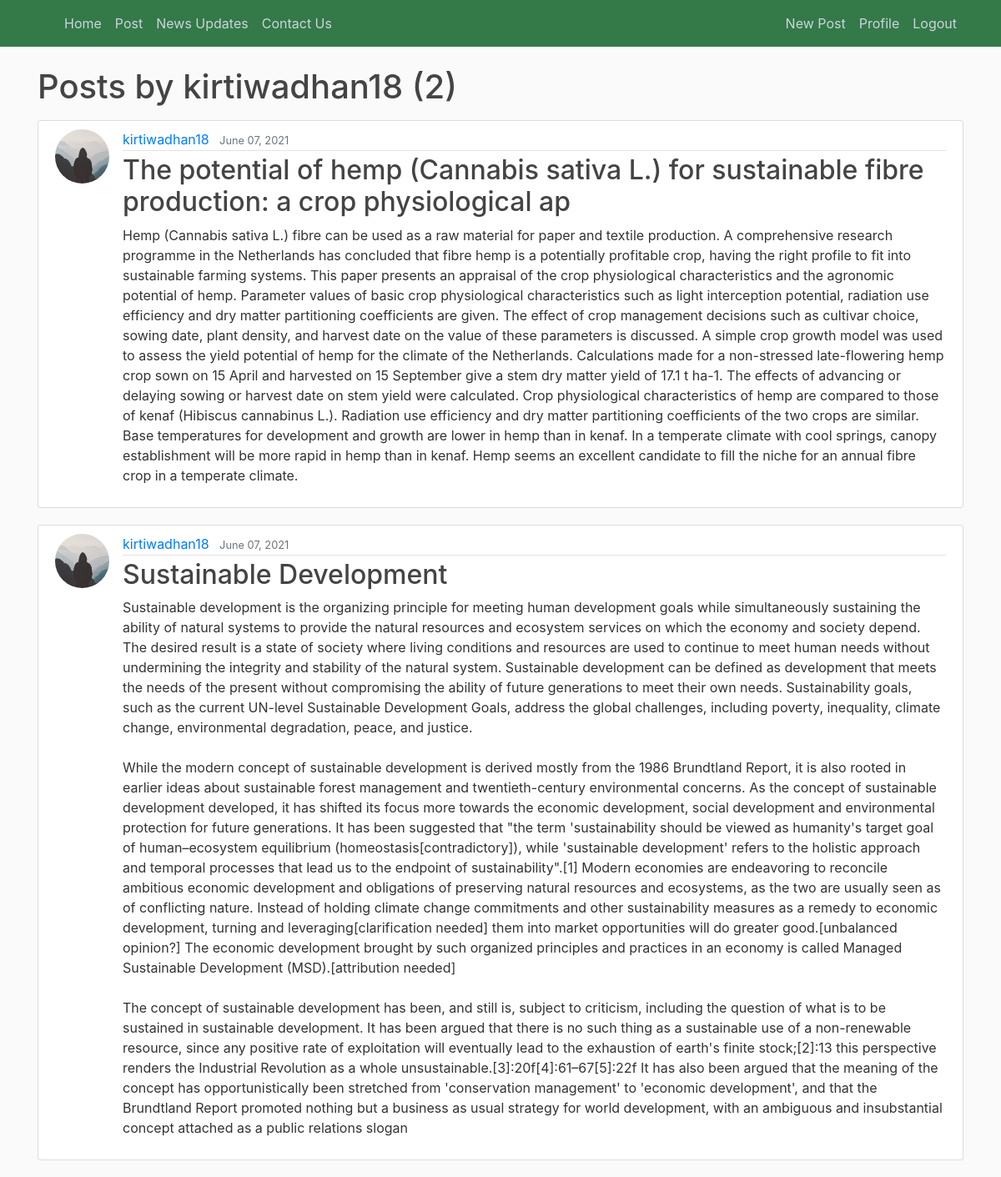
Page /user/kirtiwadhan18 (signed in) on the committed database.
### blog/models.py (models this page shows, shortened)
class Post(models.Model):
    title = models.CharField(max_length=100)
    content = models.TextField()
    date_posted = models.DateTimeField(default=timezone.now)
    author = models.ForeignKey(User, on_delete=models.CASCADE)

### users/models.py (models this page shows, shortened)
class Profile(models.Model):
    user = models.OneToOneField(User, on_delete=models.CASCADE)
    image = models.ImageField(default='default.jpg', upload_to='profile_pics')

### blog/views.py (the view)
# urls.py: path('user/<str:username>', UserPostListView.as_view(), name='user-posts'),
class UserPostListView(ListView):
    model = Post
    template_name = 'blog/user_posts.html'  # <app>/<model>_<viewtype>.html
    context_object_name = 'posts'
    paginate_by = 5
    def get_queryset(self):
        user = get_object_or_404(User, username=self.kwargs.get('username'))
        return Post.objects.filter(author=user).order_by('-date_posted')

### blog/templates/blog/user_posts.html (shortened to what this page needs)
{% extends "blog/base.html" %}
{% block content %}
    <h1 class="mb-3">Posts by {{ view.kwargs.username }} ({{ page_obj.paginator.count }})</h1>
    {% for post in posts %}
        <article class="media content-section">
          <img class="rounded-circle article-img" src="{{ post.author.profile.image.url }}">
          <div class="media-body">
            <div class="article-metadata">
              <a class="mr-2" href="{% url 'user-posts' post.author.username %}">{{ post.author }}</a>
              <small class="text-muted">{{ post.date_posted|date:"F d, Y" }}</small>
            </div>
            <h2><a class="article-title" href="{% url 'post-detail' post.id %}">{{ post.title }}</a></h2>
            <p class="article-content">{{ post.content }}</p>
          </div>
        </article>
    {% endfor %}
{% endblock content %}

### blog/static/blog/main.css (style rules this page uses)
h1, h2, h3, h4, h5, h6 { color: #444444; }
.content-section { background: #ffffff; padding: 10px 20px; border: 1px solid #dddddd; border-radius: 3px; margin-bottom: 20px; }
.article-title { color: #444444; }
.article-content { white-space: pre-line; }
.article-img { height: 65px; width: 65px; margin-right: 16px; }
.article-metadata { padding-bottom: 1px; margin-bottom: 4px; border-bottom: 1px solid #e3e3e3 }

### rows in the picture
Post: author.profile.image (placeholder picture), author "kirtiwadhan18", date_posted "June 07, 2021", title "The potential of hemp (Cannabis sativa L.) for sustainable fibre production: a crop physiological ap", content "Hemp (Cannabis sativa L.) fibre can be used as a raw material for paper and textile production. A comprehensive research programme in the Netherlands has concluded that fibre hemp is a potentially profitable crop, having the right profile to fit into sustainable farming systems. This paper presents an appraisal of the crop physiological characteristics and the agronomic potential of hemp. Parameter values of basic crop physiological characteristics such as light interception potential, radiation use efficiency and dry matter partitioning coefficients are given. The effect of crop management decisions such as cultivar choice, sowing date, plant density, and harvest date on the value of these…"
Post: author.profile.image (placeholder picture), author "kirtiwadhan18", date_posted "June 07, 2021", title "Sustainable Development", content "Sustainable development is the organizing principle for meeting human development goals while simultaneously sustaining the ability of natural systems to provide the natural resources and ecosystem services on which the economy and society depend. The desired result is a state of society where living conditions and resources are used to continue to meet human needs without undermining the integrity and stability of the natural system. Sustainable development can be defined as development that meets the needs of the present without compromising the ability of future generations to meet their own needs. Sustainability goals, such as the current UN-level Sustainable Development Goals, address…"

### other values in the picture
{{ view.kwargs.username }} "kirtiwadhan18"
{{ page_obj.paginator.count }} "2"
